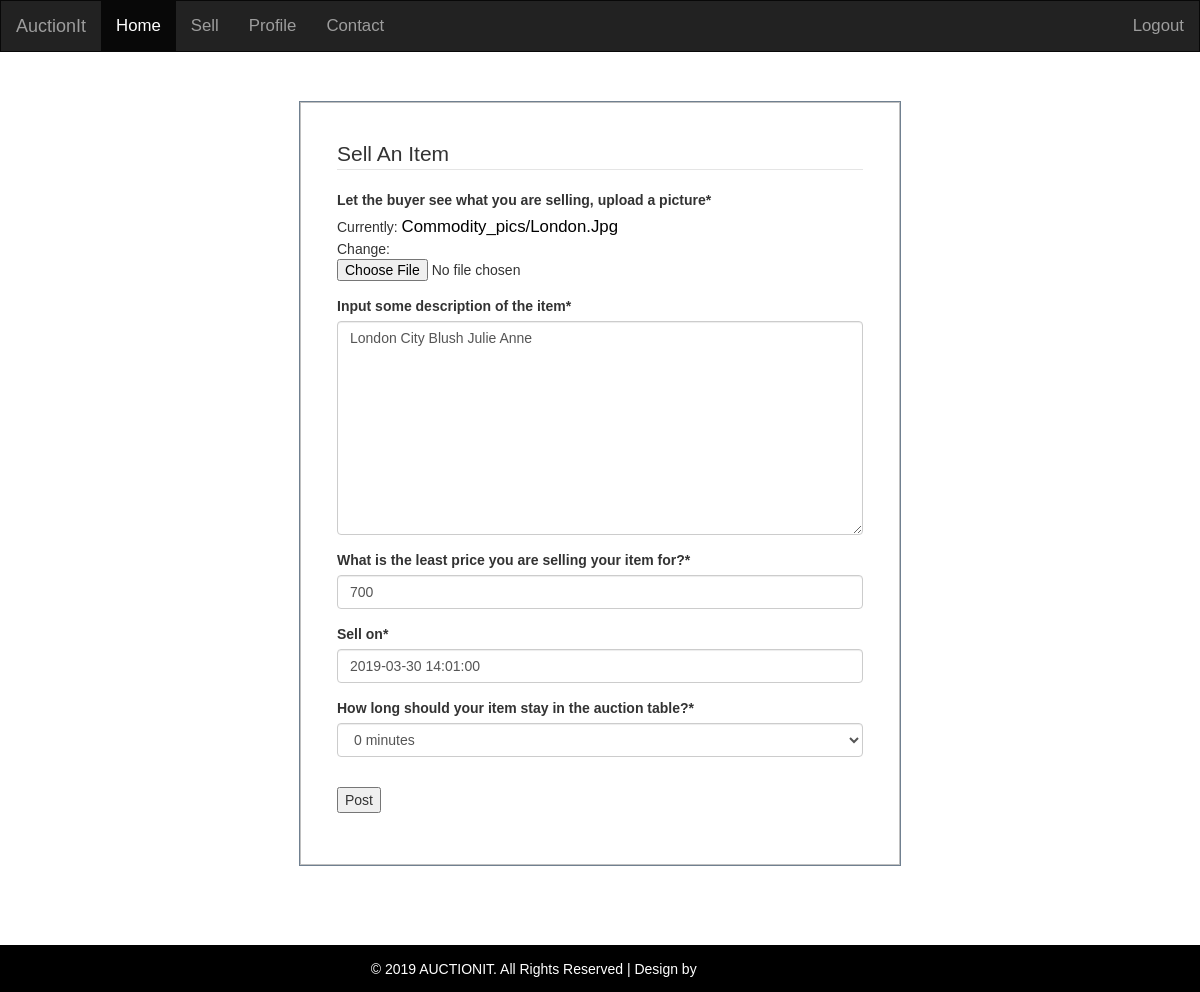
Page /post/22/update/ (signed in) on the earlier database version.
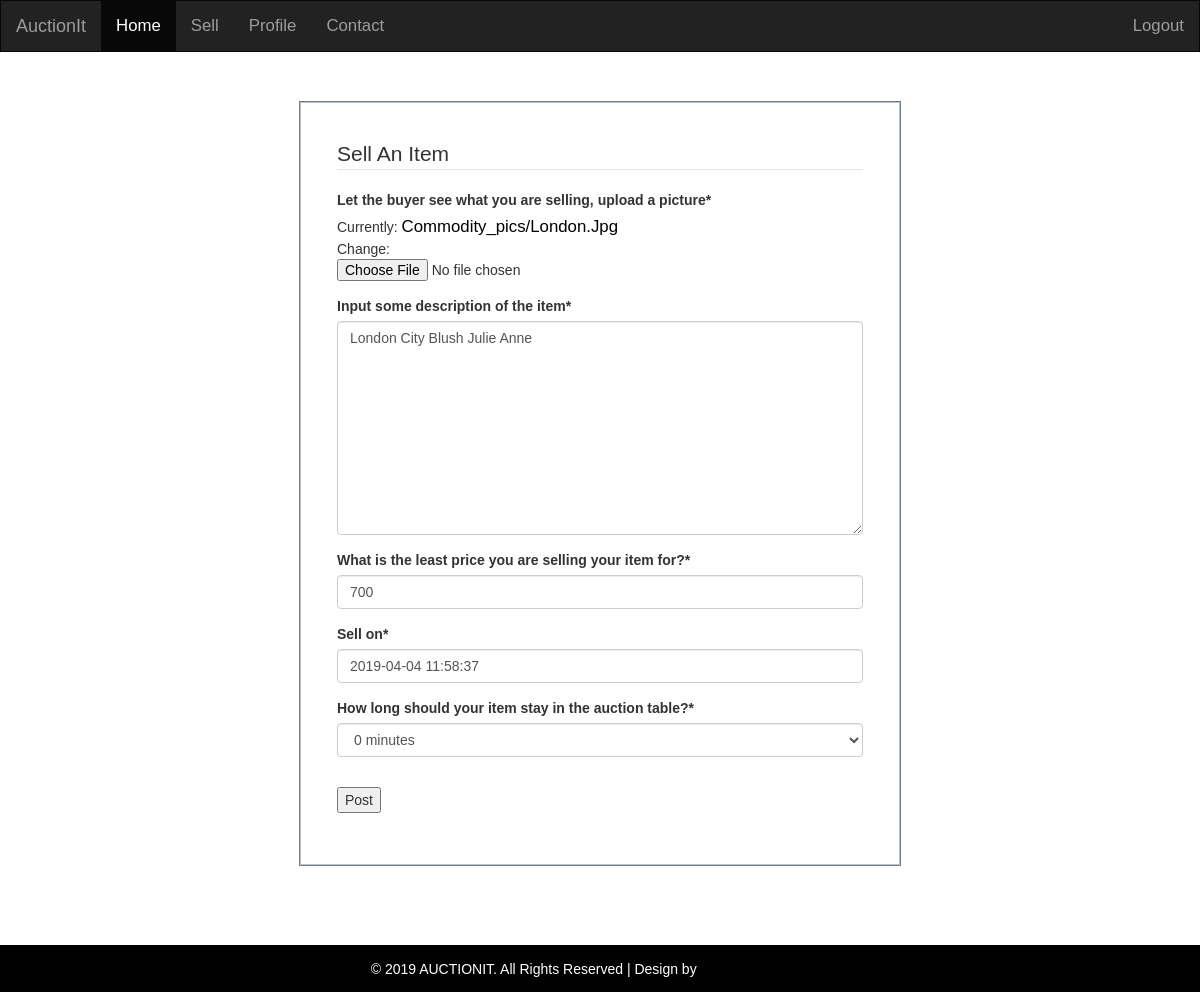
Same page on the later database version.
### market/models.py (models this page shows, shortened)
class Product(models.Model):
	title = models.CharField("Input the title of the Item you are selling", max_length=30)
	description = models.TextField("Input some description of the item", null=False, default='')
	image = models.ImageField("Let the buyer see what you are selling, upload a picture",
	                          null=False, default='', upload_to='commodity_pics')
	date_posted = models.DateTimeField(default=timezone.now)
	CATEGORY = (
		('General', 'General'),
		('Painting', 'Painting'),
		('Sculpture', 'Sculpture'),
		('Book', 'Book'),
		('Instrument', 'Instrument'),
	)
	category = models.CharField("Choose product category", max_length=100, default='Gen', choices=CATEGORY)
	price = models.IntegerField("What is the least price you are selling your item for?")
	sell_on = models.DateTimeField(default=timezone.now )
	BID_TIME = (
		('0', '0 minutes'),
		('1', '1 minutes'),
		('5', '5 minutes'),
		('10', '10 minutes'),
		('20', '20 minutes'),
		('30', '30 minutes'),
		('60', '1 Hour')
	)
	live_time = models.CharField("How long should your item stay in the auction table?", max_length=20, default='5',
	                             choices=BID_TIME
	                             )
	seller = models.ForeignKey(User, on_delete=models.CASCADE, default='2')

### market/classviews.py (the view, shortened to what this page needs)
# urls.py: path('post/<int:pk>/update/', classviews.ProductUpdateView.as_view(), name='product-update'),
class ProductUpdateView(LoginRequiredMixin, UserPassesTestMixin, UpdateView):
    model = Product
    fields = ['image', 'description', 'price', 'sell_on', 'live_time']
    def test_func(self):
        post = self.get_object()
        if self.request.user == post.seller:
            return True
        return False

### market/templates/market/product_form.html (shortened to what this page needs)
{% extends 'market/navigation_part.html' %}
{% load static %}
{% load crispy_forms_tags %}
{% block content %}
    <article>
	<div class="media container">
		<form method="POST"  enctype="multipart/form-data">
			<fieldset class="form-group">
				<legend class="border-bottom mb-4">Sell An Item</legend>
				{{ form|crispy}}
			</fieldset>
			<div class="form-group">
				<button class="btn-outline-info" type="submit">Post</button>
			</div>
		</form>
	</div>
    </article>
    <br><br> <br><br>
{% endblock content %}

Differences in the rows shown:
changed Product "London City Blush Julie Anne": sell_on "2019-03-30 14:01:00" → "2019-04-04 11:58:37"
